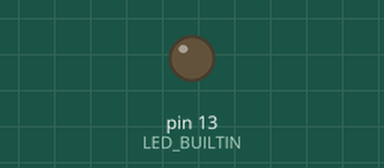
This sketch was run on a simulated Arduino Uno, built with avr-gcc and run on an emulated ATmega328P. Shown: output pins drawn as LEDs (lit = HIGH). What the sketch prints to the serial monitor is not drawn.

Above: at 0.1 s.
At 10.1 s:
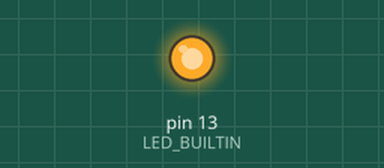
Timing chart, 0 to 11.6 s (numbered marks = the images above):
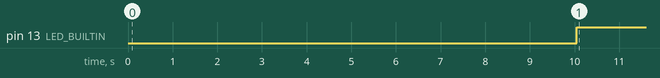

The sketch:

breathalyzer-test.ino
```cpp
/**
 * Unit test for the breathalyzer system
 */

/* System Constants */
static const byte BREATHALYZER_SYSTEM_ENABLE = 0xAA;
static const unsigned int EXPECTED_BYTES = 2;
static const unsigned int WAIT_TIME = 10050;

void setup() {
  Serial.begin(9600);
  pinMode(LED_BUILTIN, OUTPUT);
  digitalWrite(LED_BUILTIN, LOW);

  Serial.write(BREATHALYZER_SYSTEM_ENABLE);
  unsigned long startTime = millis();
  while(Serial.available() < EXPECTED_BYTES && millis() - startTime < WAIT_TIME) {}
  if(Serial.available() < EXPECTED_BYTES) { /* Timed out */
    digitalWrite(LED_BUILTIN, HIGH);
  }
  else {
    Serial.print("Time took: "); Serial.println(millis() - startTime);
    unsigned int returnedMeasurement = (Serial.read() << 8) | Serial.read();
    Serial.print("Returned Measurement: "); Serial.println(returnedMeasurement);
  }
  while(true) {}
}

void loop() {}
```

Measured:
- by itself, pin 13 (LED_BUILTIN): LOW → HIGH at 10.1 s
